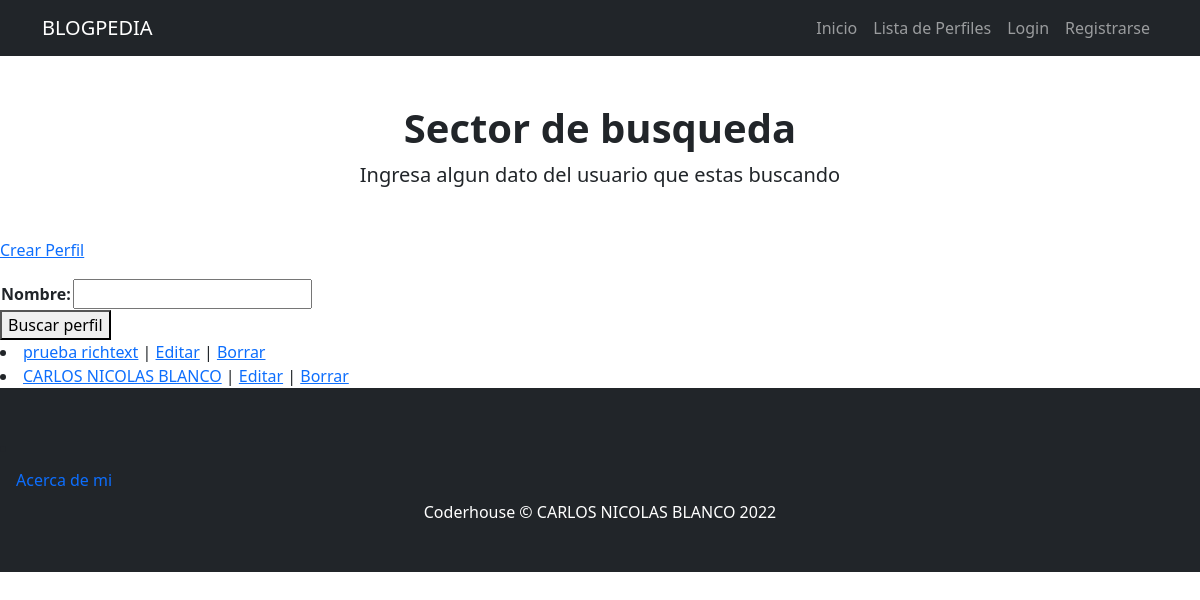
The app's page /usuarios/usuarios, older data.
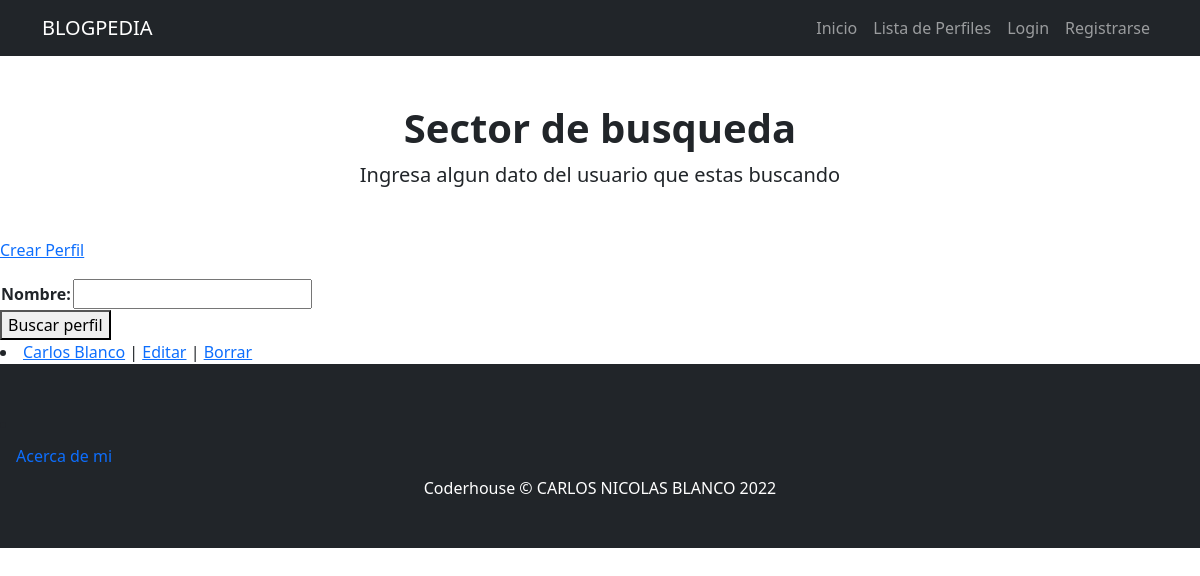
The same page, newer data.
### usuarios/models.py (models this page shows)
class usuario(models.Model):
    nombre = models.CharField(max_length=30)
    apellido = models.CharField(max_length=30)
    mail = models.EmailField()
    material = RichTextField(blank= True, null=True)
    fecha_creacion = models.DateTimeField(default=timezone.now)
    def __str__(self):
        return f'{self.nombre} {self.apellido}'

### usuarios/views.py (the view)
# urls.py: path('usuarios',views.lista_usuario,name='usuarios'),
def lista_usuario(request):
    nombre_a_buscar = request.GET.get('nombre', None)
    if nombre_a_buscar is not None:
        usuarios = usuario.objects.filter(nombre__icontains= nombre_a_buscar)
    else:
        usuarios = usuario.objects.all()
    form = UsuariosBusqueda()
    return render(request,'usuarios/lista_usuario.html',{'form': form, 'usuarios' : usuarios})

### usuarios/forms.py
class UsuariosBusqueda(forms.Form):
    nombre= forms.CharField(max_length=30)

### usuarios/templates/usuarios/lista_usuario.html (shortened to what this page needs)
{% extends 'index/index.html' %}
{% block header_block %}
     <h1 class="fw-bolder">Sector de busqueda</h1>
     <p class="lead mb-0">Ingresa algun dato del usuario que estas buscando</p>
{% endblock header_block %}
{% block body_block %}
    <p>
        <a href={% url 'crear_usuario' %}>Crear Perfil</a>
    </p>
    <form action="" method="get">
        <table>
            {{form.as_table}}
        </table>
        <button>Buscar perfil</button>
    </form>
    {% for usuario in usuarios  %}
        <li>
            <a href= {% url 'detalle_usuario' usuario.id %}>{{usuario}}</a> |
            <a href= {% url 'editar_usuario' usuario.id %}>Editar</a> |
            <a href= {% url 'borrar_usuario' usuario.id %}>Borrar</a>
        </li>
    {% endfor %}
{% endblock body_block %}

Row changes from the older to the newer data that the page shows:
removed usuario: nombre+apellido "prueba richtext"
removed usuario: nombre+apellido "CARLOS NICOLAS BLANCO"
added usuario: nombre+apellido "Carlos Blanco"
